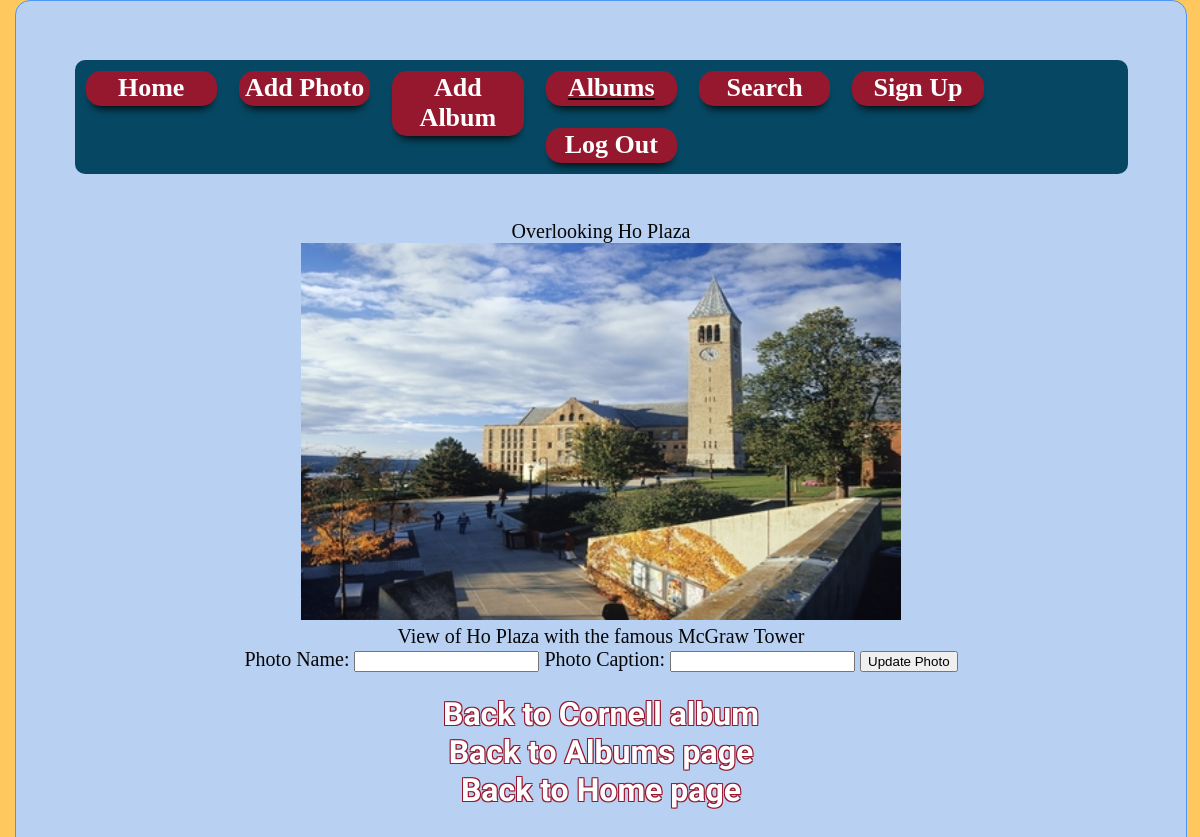
Screenshot of /UpdatePhotos.php?pID=2 (signed in) with the database file from the repository.
### tables this page shows
CREATE TABLE IF NOT EXISTS `Photos` (
  `pID` int(11) NOT NULL,
  `PhotoName` varchar(32) NOT NULL,
  `caption` varchar(255) NOT NULL,
  `image_url` varchar(255) NOT NULL,
  `date_taken` date NOT NULL
);

CREATE TABLE IF NOT EXISTS `Relationships` (
  `pID` int(11) NOT NULL,
  `aID` int(11) NOT NULL
);

CREATE TABLE IF NOT EXISTS `Albums` (
  `aID` int(11) NOT NULL,
  `AlbumName` varchar(32) NOT NULL,
  `AlbumDescription` varchar(255) NOT NULL,
  `date_created` date NOT NULL,
  `date_modified` date DEFAULT NULL
);

### UpdatePhotos.php (the view, shortened to what this page needs)
<!DOCTYPE html>
<html>
	<head>
		<link rel="stylesheet" type="text/css" href="CSS/CSS.css">
	</head>
<body>
<?php if (! isset( $_SESSION[ 'logged_user' ] ) ) {
	$update = false;
	echo '<div class = "contentbody">
	<div class = "header">
	<ul class = "nav">
	     	<li><a href="Index.php">Home</a></li>
			<li><a href="Albums.php">Albums</a></li>
			<li><a href="Search.php">Search</a></li>
			<li><a href="SignUp.php">Sign Up</a></li>
			<li><a href="LogIn.php">Log In</a></li></ul></div>';
	echo '<br /><br /> This page is only viewable for the admin. Please log in to access this content.<br /><br /><a href="LogIn.php">Log In</a></div>';
	}else{
	$pID = filter_input( INPUT_GET, 'pID', FILTER_SANITIZE_NUMBER_INT );
	$mysqli = new mysqli( DB_HOST, DB_USER, DB_PASSWORD, DB_NAME );
	$UNCresult  = $mysqli->query("SELECT * FROM Photos WHERE Photos.pID NOT IN (SELECT pID FROM Relationships) AND pID =".$pID);
	$result = $mysqli->query("SELECT * FROM Relationships INNER JOIN Albums on Albums.aID = Relationships.aID INNER JOIN Photos on Relationships.pID = Photos.pID WHERE Photos.pID =".$pID);
	if ((!empty($result) && $result->num_rows == 1) || (!empty($UNCresult) && $UNCresult->num_rows == 1)){
	$array = $result->fetch_assoc();
		$aID = $array['aID'];
		$AlbumName = $array['AlbumName'];
	$result = $mysqli->query("SELECT * FROM Photos Where pID =".$pID);
	if(!empty($result) && $result->num_rows == 1){
			$array = $result->fetch_assoc();
			$PhotoName = $array['PhotoName'];
			$ImageURL = $array['image_url'];
			$caption = $array['caption'];
	echo "<div class = 'contentbody'>
	<div class = 'header'>
	<ul class = 'navlarge'>
	     	<li><a href='Index.php'>Home</a></li>
	     	<li><a href='AddPhoto.php'>Add Photo</a></li>
			<li><a href='AddAlbum.php'>Add Album</a></li>
			<li><div class='activepage'><a href='Albums.php'>Albums</a></div></li>
			<li><a href='Search.php'>Search</a></li>
			<li><a href='SignUp.php'>Sign Up</a></li>
			<li><a href='LogOut.php'>Log Out</a></li>
	</ul></div>
	<br /><br />";
	echo "$PhotoName<br />";
	echo "<img src='$ImageURL' alt = 'Image'><br />";
	echo "$caption";
	echo '<form class="form" action="UpdatePhotos.php?pID='.$pID.'" method="post">
	Photo Name: <input type="text" name="newphotoname" />
    Photo Caption: <input type="text" name="newphotocaption" />
    <input type="submit" name="update" value="Update Photo" /></form>';
	echo '<br /><div class = "fancy"><a class = "bottomlink" href="AlbumView.php?aID='.$aID.'"><b>Back to '.$AlbumName.' album</b></a></div>';
	echo '<div class = "fancy"><a class = "bottomlink" href="Albums.php"><b>Back to Albums page</b></a></div>';
	echo '<div class = "fancy"><a class = "bottomlink" href="Index.php"><b>Back to Home page</b></a></div>';
	}
	}
}
	?>
</body>
</html>

### CSS/CSS.css (style rules this page uses)
body { background-color: #FFC85E; margin: 0px; height: 100%; width:97.5%; margin-left: auto; margin-right: auto; }
html { margin: 0px; height: 100%; }
ul { list-style-type: none; margin: 0; padding: 0; overflow: hidden; }
li { float: left; }
.activepage { text-decoration: underline; }
.contentbody { text-align: center; font-size: 125%; color: #050505; background-color: #b8d1f3; width: 90%; border: black; border-radius: 15px; margin-right: auto; margin-left: auto; padding:5%; border:#4e95f4 1px solid; }
.navlarge { width: 100%; margin-left: auto; margin-right: auto; font-size: 20px; font-weight: bold; list-style-type: none; list-style: none; display: table; text-align: center; border-radius: 15px; }
.navlarge li { width:12%; display: inline; position: relative; bottom: 0px; font-size: 1.3em; padding: 2.5px ; margin: 11px; background-color: #96182f; border-radius: 15px; -moz-box-shadow: 0px 8px 10px -6px #000; -webkit-box-shadow: 0px 8px 10px -6px #000; }
img { width:600px; height: auto; }
a { text-decoration: none; color: white; }
.header { width:100%; background-color:#064863; border-radius:10px; }
.fancy { font-family: 'Arizonia'; font-size: 28px; }
.bottomlink { font-family: 'Arizonia'; color: #fff; text-shadow: -1px -1px 0 #96182f, 1px -1px 0 #96182f, -1px 1px 0 #96182f, 1px 1px 0 #96182f; font-size: 32px; }

### rows the page displays
photos: PhotoName "Overlooking Ho Plaza", image_url (picture), caption "View of Ho Plaza with the famous McGraw Tower"
relationships: aID.AlbumName "Cornell"
